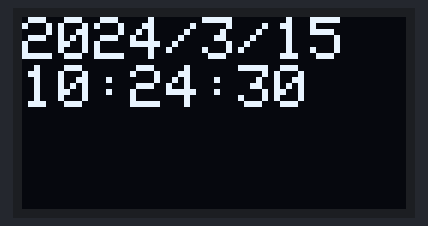
Simulated run of this sketch. Board: ESP32. Shown: 128×64 one-colour display. The local clock reads 2024-03-15 10:24:30 at power-on unless the sketch sets it.

Above: at 0.1 s.
At 5.1 s:
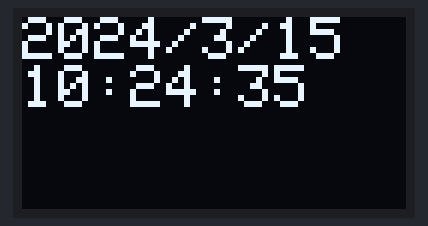
At 10.1 s:
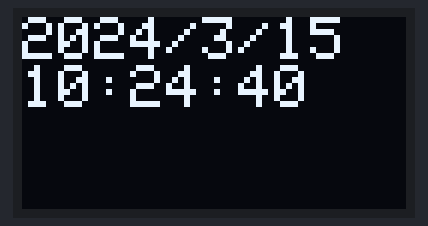
At 19.1 s:
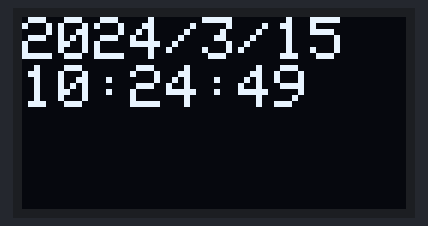
At 28.1 s:
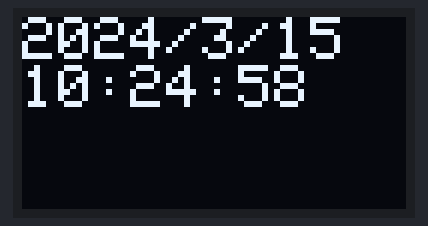
At 38.1 s:
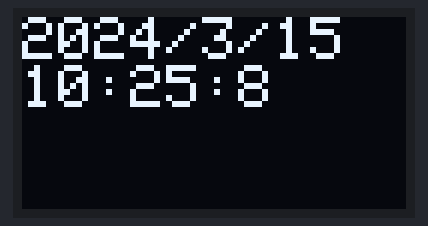

Measured:
- what the display in image 0 shows lasts 0.9 s, from 0.1 s to 1.0 s

The sketch:

15-09-2024_Time_Printing_On_OLED_Stable.ino
```cpp
#include <Wire.h> // Library for I2C communication
#include <SPI.h>  // not used here, but needed to prevent a RTClib compile error
#include "RTClib.h"
#include <Wire.h>
#include <Adafruit_GFX.h>
#include <Adafruit_SSD1306.h>


#define SCREEN_WIDTH 128
#define SCREEN_HEIGHT 64
#define OLED_RESET    -1
Adafruit_SSD1306 display(SCREEN_WIDTH, SCREEN_HEIGHT, &Wire, OLED_RESET);


RTC_DS1307 RTC;     // Setup an instance of DS1307 naming it RTC

void setup ()
{
 // display.begin(57600); // Set display port speed
 // lcd.begin();
  Wire.begin(); // Start the I2C
  RTC.begin();  // Init RTC

//  RTC.adjust(DateTime(__DATE__, __TIME__));  // Time and date is expanded to date and time on your computer at compiletime
 // display.print("Time and date set");
  // lcd.setCursor(0, 0);
  // lcd.print("Real Time Clock");
  // delay(3000);
  // lcd.clear();
   // Initialize OLED display
  if(!display.begin(SSD1306_SWITCHCAPVCC, 0x3C)) {
    display.println(F("SSD1306 allocation failed"));
    for(;;);
  }
  display.clearDisplay();
  display.setTextSize(2);
  display.setTextColor(WHITE);
  display.setCursor(0, 0);
  display.println(" Hi!  ");
  display.display();
}

void loop () {
  DateTime now = RTC.now();

  display.clearDisplay();
  display.setCursor(0, 0);
  display.print(now.year(), DEC);
  display.print('/');
  display.print(now.month(), DEC);
  display.print('/');
  display.print(now.day(), DEC);
  display.println();
  //display.print(' ');
  display.print(now.hour(), DEC);
  display.print(':');
  display.print(now.minute(), DEC);
  display.print(':');
  display.print(now.second(), DEC);
  display.println();
  display.display();


  // lcd.setCursor(0, 0);
  // lcd.print("Date: ");
  // lcd.setCursor(0, 1);
  // lcd.print("Time: ");

  // lcd.setCursor(6, 0);
  // lcd.print(now.year(), DEC);
  // lcd.print(":");
  // lcd.print(now.month(), DEC);
  // lcd.print(":");
  // lcd.print(now.day(), DEC);

  // lcd.setCursor(6, 1);
  // lcd.print(now.hour(), DEC);
  // lcd.print(":");
  // lcd.print(now.minute(), DEC);
  // lcd.print(":");
  // lcd.print(now.second(), DEC);
  // delay(1000);
  // lcd.clear();
}
```
